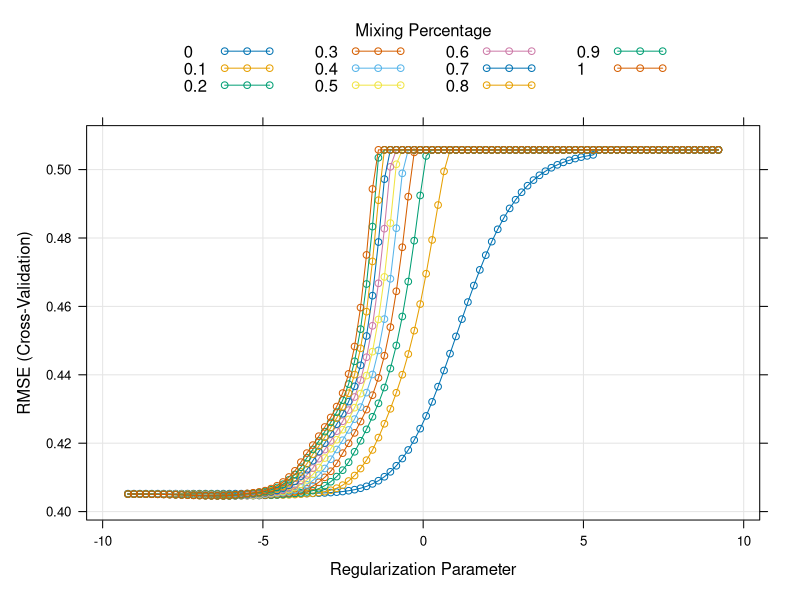
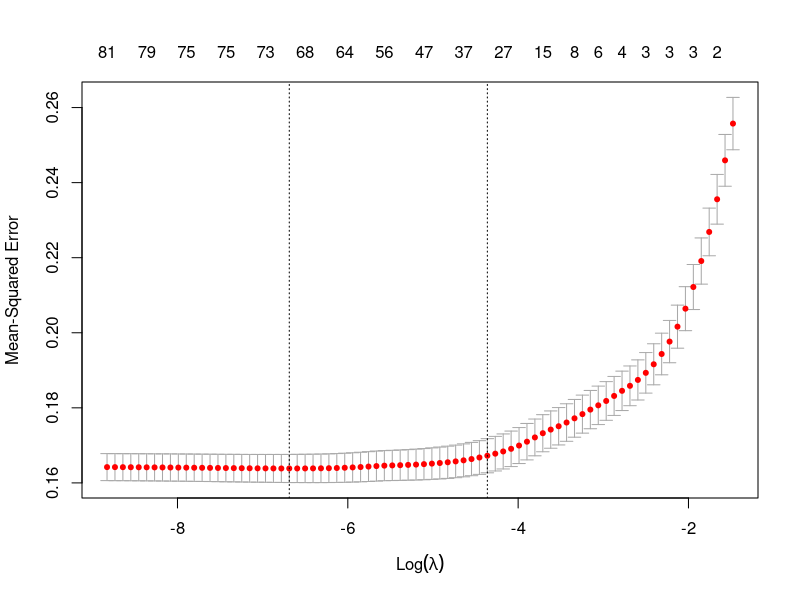
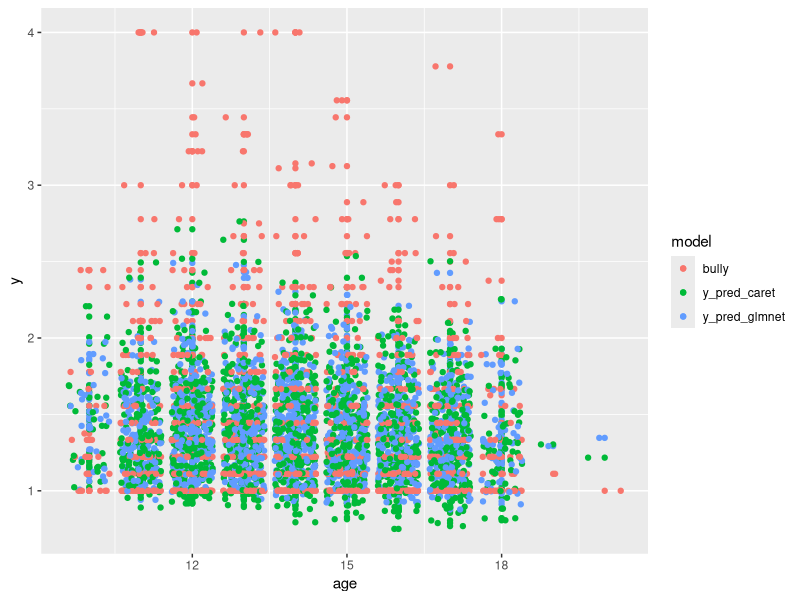
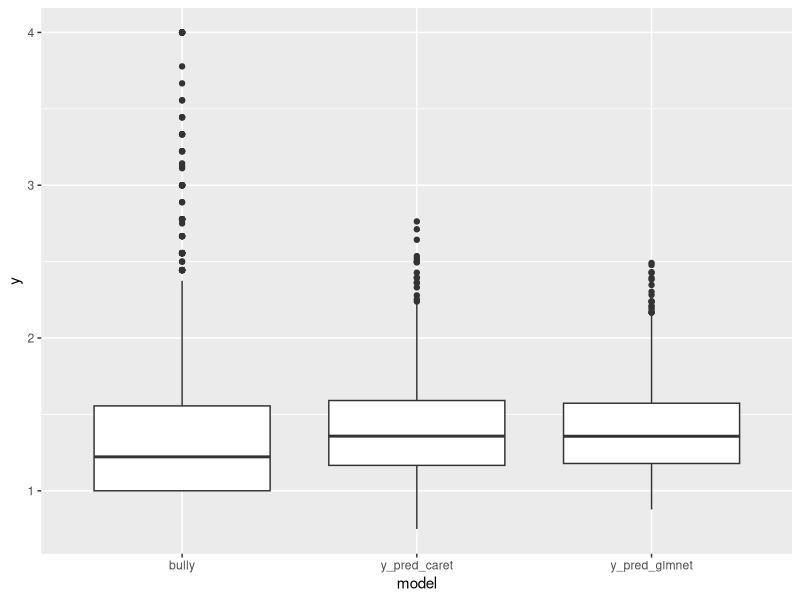

Generate these figures, in order, with R:
library(tidyverse)
library(skimr)
library(caret)     
library(glmnet) 
library(gridExtra)
library(ModelMetrics)

## Based on Lab 11

set.seed(80107)

cleaned_data = read.csv("cleaned_data.csv")

#remove student_id
cleaned_data <- cleaned_data[,-1]

# dim(cleaned_data)

# skim(cleaned_data)

# Create a data partition: 80% of the data is used for training and 
# 20% for testing

trainIndex <- createDataPartition(cleaned_data$bully,
                                  p = .8, # the share of data in the training set
                                  list = FALSE # puts our output in matrix form
)

cleaned_data <- cleaned_data %>% 
  mutate(temp_id = 1:nrow(cleaned_data))

# Use those indices to split the data into training and test sets
train <- cleaned_data %>% 
  filter(temp_id %in% trainIndex) %>% 
  dplyr::select(-temp_id)


# Assign everything else to the test dataset 
test <- cleaned_data %>% 
  filter(!(temp_id %in% trainIndex)) %>% 
  dplyr::select(-temp_id)

# Check how many rows are in each set
nrow(train)
nrow(test)

# Convert predictors into a model matrix for glmnet
# model.matrix() automatically creates dummy variables for categorical predictors
# math ~ . means: predict math using all other variables in the dataset
# [,-1] removes the intercept column because glmnet handles the intercept internally
x_train_unscaled <- model.matrix(bully ~ ., train)[, -1]
y_train <- train$bully

x_test_unscaled <- model.matrix(bully ~ ., test)[, -1]
y_test <- test$bully

# Standardize the predictors in the training set
x_train <- scale(x_train_unscaled)

# Standardize the test set using the SAME means and standard deviations from 
# the training set
x_test <- scale(
  x_test_unscaled,
  center = attr(x_train, "scaled:center"),
  scale = attr(x_train, "scaled:scale")
)

###### now we'll test ridge, lasso, and elastic net all in one
# using 5 folds for cv since our dataset only has 5% bully >= 2.5

train_control <- trainControl(
  method = "cv",
  number = 5,
  verboseIter = FALSE 
)

# Define a set of alpha values to try. We'll include 0 and 1 to test ridge and
# lasso along with the other values for elastic net

alpha_grid <- seq(0, 1, by = 0.1) 
lambda_grid <- 10 ^ seq(4, -4, length = 100)

set.seed(80107)

rle_model <- train(
  x = x_train,
  y = y_train,
  method = "glmnet",
  trControl = train_control,
  tuneGrid = expand.grid(alpha = alpha_grid, lambda = lambda_grid),
  metric = "RMSE"
)


# Plot RMSE across tuning values
plot(rle_model, xTrans = log)

# View the best alpha
best_alpha <- rle_model$bestTune$alpha
best_alpha

# View what caret says is the best lambda (lowest RMSE)
best_lambda_caret <- rle_model$bestTune$lambda
best_lambda_caret

# ChatGPT helped me understand that caret and glmnet packages have different
# ways of finding the best lambda. Let's look at the glmnet version
cv.out <- cv.glmnet(x_train, y_train, alpha=best_alpha)
plot(cv.out)

cv.out

#what is the Rsquared for rle_model with best_alpha
rle_model$results %>% 
  filter(alpha == best_alpha) %>% 
  arrange(RMSE) %>% 
  head(1)

# lambda min has ~69 nonzero coefs and lambda 1se has ~25 nonzero coefs
# lambda min of 0.01 matches caret, but lambda 1se of 0.08 is different

# let's store this best lambda (1se) as well
best_lambda_glmnet <- cv.out$lambda.1se
best_lambda_glmnet
log(best_lambda_glmnet)

# Extract coefficients at the best lambda for both methods
coefs_caret <- coef(rle_model$finalModel, 
                    alpha = best_alpha, s = best_lambda_caret)

coefs_glmnet <- coef(rle_model$finalModel, 
                    alpha = best_alpha, s = best_lambda_glmnet)

coefs_caret <- coefs_caret[which(coefs_caret != 0),]

coefs_glmnet <- coefs_glmnet[which(coefs_glmnet != 0),]

coefs_cdf <- data.frame(
  Variable = rownames(as.matrix(coefs_caret)),
  Coefficient = as.numeric(coefs_caret)
)

coefs_gdf <- data.frame(
  Variable = rownames(as.matrix(coefs_glmnet)),
  Coefficient = as.numeric(coefs_glmnet)
)


# Inspect largest coefficients
coefs_cdf %>%
  arrange(desc(abs(Coefficient))) %>% 
  head(10)

coefs_gdf %>%
  arrange(desc(abs(Coefficient))) %>% 
  head(10)

# Now lets run our best model on the testing data
# First let's try the caret version (best lambda minimizes RMSE)
rle.pred.caret = predict(rle_model, newdata=x_test)

# How variable are our predictions?
summary( rle.pred.caret )
sd( rle.pred.caret )

# The RMSE
sqrt( mean((rle.pred.caret-y_test)^2) )

# Now let's repeat with the glmnet version using lambda 1se
rle.pred.glmnet = predict(rle_model$finalModel, 
                          s = best_lambda_glmnet, newx=x_test)


# How variable are our predictions?
summary( rle.pred.glmnet )
sd( rle.pred.glmnet )

# The RMSE
sqrt( mean((rle.pred.glmnet-y_test)^2) )

# both of these RMSEs are around 0.41

# Let's look at a plot

#put both sets of predictions into the test df
test_plot <- test %>% 
  mutate(y_pred_caret = rle.pred.caret, y_pred_glmnet = rle.pred.glmnet)

test_plot <- test_plot %>% 
  pivot_longer(cols = c(y_pred_glmnet,y_pred_caret, bully), names_to = "model", 
               values_to = "y")

test_plot %>% 
  ggplot(aes(age,y, col = model))+
  geom_point()+
  geom_jitter()

test_plot %>% 
  ggplot(aes(model,y)) +
  geom_boxplot()
